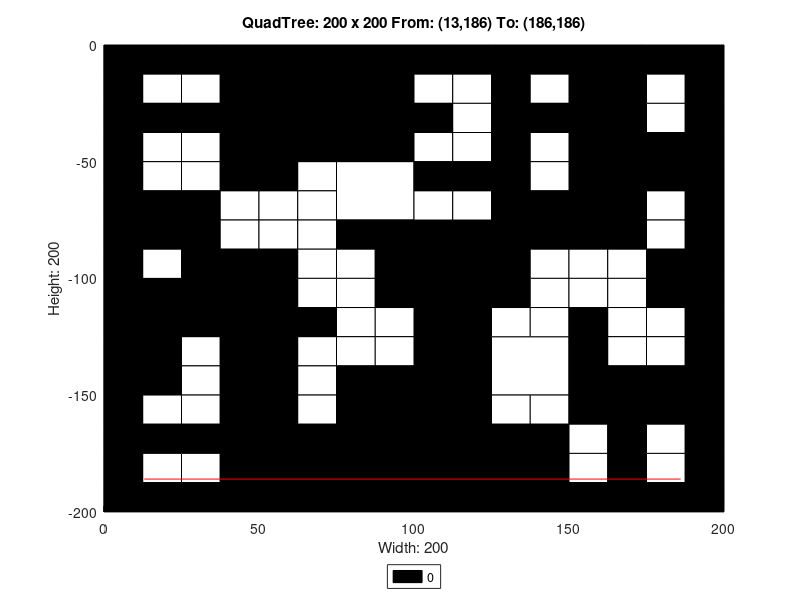

Reproduce this figure in MATLAB.
axis([0 200 -200 0]);
title('QuadTree: 200 x 200 From: (13,186) To: (186,186)');
xlabel('Width: 200');
ylabel('Height: 200');
rectangle('Position',[50 -50 50 50], 'FaceColor',[0 0 0]);
rectangle('Position',[75 -75 25 25], 'FaceColor',[1 1 1]);
rectangle('Position',[150 -25 25 25], 'FaceColor',[0 0 0]);
rectangle('Position',[150 -50 25 25], 'FaceColor',[0 0 0]);
rectangle('Position',[100 -100 25 25], 'FaceColor',[0 0 0]);
rectangle('Position',[150 -75 25 25], 'FaceColor',[0 0 0]);
rectangle('Position',[0 -125 25 25], 'FaceColor',[0 0 0]);
rectangle('Position',[25 -125 25 25], 'FaceColor',[0 0 0]);
rectangle('Position',[0 -150 25 25], 'FaceColor',[0 0 0]);
rectangle('Position',[75 -175 25 25], 'FaceColor',[0 0 0]);
rectangle('Position',[50 -200 25 25], 'FaceColor',[0 0 0]);
rectangle('Position',[75 -200 25 25], 'FaceColor',[0 0 0]);
rectangle('Position',[100 -125 25 25], 'FaceColor',[0 0 0]);
rectangle('Position',[100 -150 25 25], 'FaceColor',[0 0 0]);
rectangle('Position',[125 -150 25 25], 'FaceColor',[1 1 1]);
rectangle('Position',[100 -175 25 25], 'FaceColor',[0 0 0]);
rectangle('Position',[100 -200 25 25], 'FaceColor',[0 0 0]);
rectangle('Position',[125 -200 25 25], 'FaceColor',[0 0 0]);
rectangle('Position',[0 -12.5 12.5 12.5], 'FaceColor',[0 0 0]);
rectangle('Position',[12.5 -12.5 12.5 12.5], 'FaceColor',[0 0 0]);
rectangle('Position',[0 -25 12.5 12.5], 'FaceColor',[0 0 0]);
rectangle('Position',[12.5 -25 12.5 12.5], 'FaceColor',[1 1 1]);
rectangle('Position',[25 -12.5 12.5 12.5], 'FaceColor',[0 0 0]);
rectangle('Position',[37.5 -12.5 12.5 12.5], 'FaceColor',[0 0 0]);
rectangle('Position',[25 -25 12.5 12.5], 'FaceColor',[1 1 1]);
rectangle('Position',[37.5 -25 12.5 12.5], 'FaceColor',[0 0 0]);
rectangle('Position',[0 -37.5 12.5 12.5], 'FaceColor',[0 0 0]);
rectangle('Position',[12.5 -37.5 12.5 12.5], 'FaceColor',[0 0 0]);
rectangle('Position',[0 -50 12.5 12.5], 'FaceColor',[0 0 0]);
rectangle('Position',[12.5 -50 12.5 12.5], 'FaceColor',[1 1 1]);
rectangle('Position',[25 -37.5 12.5 12.5], 'FaceColor',[0 0 0]);
rectangle('Position',[37.5 -37.5 12.5 12.5], 'FaceColor',[0 0 0]);
rectangle('Position',[25 -50 12.5 12.5], 'FaceColor',[1 1 1]);
rectangle('Position',[37.5 -50 12.5 12.5], 'FaceColor',[0 0 0]);
rectangle('Position',[0 -62.5 12.5 12.5], 'FaceColor',[0 0 0]);
rectangle('Position',[12.5 -62.5 12.5 12.5], 'FaceColor',[1 1 1]);
rectangle('Position',[0 -75 12.5 12.5], 'FaceColor',[0 0 0]);
rectangle('Position',[12.5 -75 12.5 12.5], 'FaceColor',[0 0 0]);
rectangle('Position',[25 -62.5 12.5 12.5], 'FaceColor',[1 1 1]);
rectangle('Position',[37.5 -62.5 12.5 12.5], 'FaceColor',[0 0 0]);
rectangle('Position',[25 -75 12.5 12.5], 'FaceColor',[0 0 0]);
rectangle('Position',[37.5 -75 12.5 12.5], 'FaceColor',[1 1 1]);
rectangle('Position',[0 -87.5 12.5 12.5], 'FaceColor',[0 0 0]);
rectangle('Position',[12.5 -87.5 12.5 12.5], 'FaceColor',[0 0 0]);
rectangle('Position',[0 -100 12.5 12.5], 'FaceColor',[0 0 0]);
rectangle('Position',[12.5 -100 12.5 12.5], 'FaceColor',[1 1 1]);
rectangle('Position',[25 -87.5 12.5 12.5], 'FaceColor',[0 0 0]);
rectangle('Position',[37.5 -87.5 12.5 12.5], 'FaceColor',[1 1 1]);
rectangle('Position',[25 -100 12.5 12.5], 'FaceColor',[0 0 0]);
rectangle('Position',[37.5 -100 12.5 12.5], 'FaceColor',[0 0 0]);
rectangle('Position',[50 -62.5 12.5 12.5], 'FaceColor',[0 0 0]);
rectangle('Position',[62.5 -62.5 12.5 12.5], 'FaceColor',[1 1 1]);
rectangle('Position',[50 -75 12.5 12.5], 'FaceColor',[1 1 1]);
rectangle('Position',[62.5 -75 12.5 12.5], 'FaceColor',[1 1 1]);
rectangle('Position',[50 -87.5 12.5 12.5], 'FaceColor',[1 1 1]);
rectangle('Position',[62.5 -87.5 12.5 12.5], 'FaceColor',[1 1 1]);
rectangle('Position',[50 -100 12.5 12.5], 'FaceColor',[0 0 0]);
rectangle('Position',[62.5 -100 12.5 12.5], 'FaceColor',[1 1 1]);
rectangle('Position',[75 -87.5 12.5 12.5], 'FaceColor',[0 0 0]);
rectangle('Position',[87.5 -87.5 12.5 12.5], 'FaceColor',[0 0 0]);
rectangle('Position',[75 -100 12.5 12.5], 'FaceColor',[1 1 1]);
rectangle('Position',[87.5 -100 12.5 12.5], 'FaceColor',[0 0 0]);
rectangle('Position',[100 -12.5 12.5 12.5], 'FaceColor',[0 0 0]);
rectangle('Position',[112.5 -12.5 12.5 12.5], 'FaceColor',[0 0 0]);
rectangle('Position',[100 -25 12.5 12.5], 'FaceColor',[1 1 1]);
rectangle('Position',[112.5 -25 12.5 12.5], 'FaceColor',[1 1 1]);
rectangle('Position',[125 -12.5 12.5 12.5], 'FaceColor',[0 0 0]);
rectangle('Position',[137.5 -12.5 12.5 12.5], 'FaceColor',[0 0 0]);
rectangle('Position',[125 -25 12.5 12.5], 'FaceColor',[0 0 0]);
rectangle('Position',[137.5 -25 12.5 12.5], 'FaceColor',[1 1 1]);
rectangle('Position',[100 -37.5 12.5 12.5], 'FaceColor',[0 0 0]);
rectangle('Position',[112.5 -37.5 12.5 12.5], 'FaceColor',[1 1 1]);
rectangle('Position',[100 -50 12.5 12.5], 'FaceColor',[1 1 1]);
rectangle('Position',[112.5 -50 12.5 12.5], 'FaceColor',[1 1 1]);
rectangle('Position',[125 -37.5 12.5 12.5], 'FaceColor',[0 0 0]);
rectangle('Position',[137.5 -37.5 12.5 12.5], 'FaceColor',[0 0 0]);
rectangle('Position',[125 -50 12.5 12.5], 'FaceColor',[0 0 0]);
rectangle('Position',[137.5 -50 12.5 12.5], 'FaceColor',[1 1 1]);
rectangle('Position',[175 -12.5 12.5 12.5], 'FaceColor',[0 0 0]);
rectangle('Position',[187.5 -12.5 12.5 12.5], 'FaceColor',[0 0 0]);
rectangle('Position',[175 -25 12.5 12.5], 'FaceColor',[1 1 1]);
rectangle('Position',[187.5 -25 12.5 12.5], 'FaceColor',[0 0 0]);
rectangle('Position',[175 -37.5 12.5 12.5], 'FaceColor',[1 1 1]);
rectangle('Position',[187.5 -37.5 12.5 12.5], 'FaceColor',[0 0 0]);
rectangle('Position',[175 -50 12.5 12.5], 'FaceColor',[0 0 0]);
rectangle('Position',[187.5 -50 12.5 12.5], 'FaceColor',[0 0 0]);
rectangle('Position',[100 -62.5 12.5 12.5], 'FaceColor',[0 0 0]);
rectangle('Position',[112.5 -62.5 12.5 12.5], 'FaceColor',[0 0 0]);
rectangle('Position',[100 -75 12.5 12.5], 'FaceColor',[1 1 1]);
rectangle('Position',[112.5 -75 12.5 12.5], 'FaceColor',[1 1 1]);
rectangle('Position',[125 -62.5 12.5 12.5], 'FaceColor',[0 0 0]);
rectangle('Position',[137.5 -62.5 12.5 12.5], 'FaceColor',[1 1 1]);
rectangle('Position',[125 -75 12.5 12.5], 'FaceColor',[0 0 0]);
rectangle('Position',[137.5 -75 12.5 12.5], 'FaceColor',[0 0 0]);
rectangle('Position',[125 -87.5 12.5 12.5], 'FaceColor',[0 0 0]);
rectangle('Position',[137.5 -87.5 12.5 12.5], 'FaceColor',[0 0 0]);
rectangle('Position',[125 -100 12.5 12.5], 'FaceColor',[0 0 0]);
rectangle('Position',[137.5 -100 12.5 12.5], 'FaceColor',[1 1 1]);
rectangle('Position',[175 -62.5 12.5 12.5], 'FaceColor',[0 0 0]);
rectangle('Position',[187.5 -62.5 12.5 12.5], 'FaceColor',[0 0 0]);
rectangle('Position',[175 -75 12.5 12.5], 'FaceColor',[1 1 1]);
rectangle('Position',[187.5 -75 12.5 12.5], 'FaceColor',[0 0 0]);
rectangle('Position',[150 -87.5 12.5 12.5], 'FaceColor',[0 0 0]);
rectangle('Position',[162.5 -87.5 12.5 12.5], 'FaceColor',[0 0 0]);
rectangle('Position',[150 -100 12.5 12.5], 'FaceColor',[1 1 1]);
rectangle('Position',[162.5 -100 12.5 12.5], 'FaceColor',[1 1 1]);
rectangle('Position',[175 -87.5 12.5 12.5], 'FaceColor',[1 1 1]);
rectangle('Position',[187.5 -87.5 12.5 12.5], 'FaceColor',[0 0 0]);
rectangle('Position',[175 -100 12.5 12.5], 'FaceColor',[0 0 0]);
rectangle('Position',[187.5 -100 12.5 12.5], 'FaceColor',[0 0 0]);
rectangle('Position',[25 -137.5 12.5 12.5], 'FaceColor',[1 1 1]);
rectangle('Position',[37.5 -137.5 12.5 12.5], 'FaceColor',[0 0 0]);
rectangle('Position',[25 -150 12.5 12.5], 'FaceColor',[1 1 1]);
rectangle('Position',[37.5 -150 12.5 12.5], 'FaceColor',[0 0 0]);
rectangle('Position',[50 -112.5 12.5 12.5], 'FaceColor',[0 0 0]);
rectangle('Position',[62.5 -112.5 12.5 12.5], 'FaceColor',[1 1 1]);
rectangle('Position',[50 -125 12.5 12.5], 'FaceColor',[0 0 0]);
rectangle('Position',[62.5 -125 12.5 12.5], 'FaceColor',[0 0 0]);
rectangle('Position',[75 -112.5 12.5 12.5], 'FaceColor',[1 1 1]);
rectangle('Position',[87.5 -112.5 12.5 12.5], 'FaceColor',[0 0 0]);
rectangle('Position',[75 -125 12.5 12.5], 'FaceColor',[1 1 1]);
rectangle('Position',[87.5 -125 12.5 12.5], 'FaceColor',[1 1 1]);
rectangle('Position',[50 -137.5 12.5 12.5], 'FaceColor',[0 0 0]);
rectangle('Position',[62.5 -137.5 12.5 12.5], 'FaceColor',[1 1 1]);
rectangle('Position',[50 -150 12.5 12.5], 'FaceColor',[0 0 0]);
rectangle('Position',[62.5 -150 12.5 12.5], 'FaceColor',[1 1 1]);
rectangle('Position',[75 -137.5 12.5 12.5], 'FaceColor',[1 1 1]);
rectangle('Position',[87.5 -137.5 12.5 12.5], 'FaceColor',[1 1 1]);
rectangle('Position',[75 -150 12.5 12.5], 'FaceColor',[0 0 0]);
rectangle('Position',[87.5 -150 12.5 12.5], 'FaceColor',[0 0 0]);
rectangle('Position',[0 -162.5 12.5 12.5], 'FaceColor',[0 0 0]);
rectangle('Position',[12.5 -162.5 12.5 12.5], 'FaceColor',[1 1 1]);
rectangle('Position',[0 -175 12.5 12.5], 'FaceColor',[0 0 0]);
rectangle('Position',[12.5 -175 12.5 12.5], 'FaceColor',[0 0 0]);
rectangle('Position',[25 -162.5 12.5 12.5], 'FaceColor',[1 1 1]);
rectangle('Position',[37.5 -162.5 12.5 12.5], 'FaceColor',[0 0 0]);
rectangle('Position',[25 -175 12.5 12.5], 'FaceColor',[0 0 0]);
rectangle('Position',[37.5 -175 12.5 12.5], 'FaceColor',[0 0 0]);
rectangle('Position',[0 -187.5 12.5 12.5], 'FaceColor',[0 0 0]);
rectangle('Position',[12.5 -187.5 12.5 12.5], 'FaceColor',[1 1 1]);
rectangle('Position',[0 -200 12.5 12.5], 'FaceColor',[0 0 0]);
rectangle('Position',[12.5 -200 12.5 12.5], 'FaceColor',[0 0 0]);
rectangle('Position',[25 -187.5 12.5 12.5], 'FaceColor',[1 1 1]);
rectangle('Position',[37.5 -187.5 12.5 12.5], 'FaceColor',[0 0 0]);
rectangle('Position',[25 -200 12.5 12.5], 'FaceColor',[0 0 0]);
rectangle('Position',[37.5 -200 12.5 12.5], 'FaceColor',[0 0 0]);
rectangle('Position',[50 -162.5 12.5 12.5], 'FaceColor',[0 0 0]);
rectangle('Position',[62.5 -162.5 12.5 12.5], 'FaceColor',[1 1 1]);
rectangle('Position',[50 -175 12.5 12.5], 'FaceColor',[0 0 0]);
rectangle('Position',[62.5 -175 12.5 12.5], 'FaceColor',[0 0 0]);
rectangle('Position',[125 -112.5 12.5 12.5], 'FaceColor',[0 0 0]);
rectangle('Position',[137.5 -112.5 12.5 12.5], 'FaceColor',[1 1 1]);
rectangle('Position',[125 -125 12.5 12.5], 'FaceColor',[1 1 1]);
rectangle('Position',[137.5 -125 12.5 12.5], 'FaceColor',[1 1 1]);
rectangle('Position',[150 -112.5 12.5 12.5], 'FaceColor',[1 1 1]);
rectangle('Position',[162.5 -112.5 12.5 12.5], 'FaceColor',[1 1 1]);
rectangle('Position',[150 -125 12.5 12.5], 'FaceColor',[0 0 0]);
rectangle('Position',[162.5 -125 12.5 12.5], 'FaceColor',[1 1 1]);
rectangle('Position',[175 -112.5 12.5 12.5], 'FaceColor',[0 0 0]);
rectangle('Position',[187.5 -112.5 12.5 12.5], 'FaceColor',[0 0 0]);
rectangle('Position',[175 -125 12.5 12.5], 'FaceColor',[1 1 1]);
rectangle('Position',[187.5 -125 12.5 12.5], 'FaceColor',[0 0 0]);
rectangle('Position',[150 -137.5 12.5 12.5], 'FaceColor',[0 0 0]);
rectangle('Position',[162.5 -137.5 12.5 12.5], 'FaceColor',[1 1 1]);
rectangle('Position',[150 -150 12.5 12.5], 'FaceColor',[0 0 0]);
rectangle('Position',[162.5 -150 12.5 12.5], 'FaceColor',[0 0 0]);
rectangle('Position',[175 -137.5 12.5 12.5], 'FaceColor',[1 1 1]);
rectangle('Position',[187.5 -137.5 12.5 12.5], 'FaceColor',[0 0 0]);
rectangle('Position',[175 -150 12.5 12.5], 'FaceColor',[0 0 0]);
rectangle('Position',[187.5 -150 12.5 12.5], 'FaceColor',[0 0 0]);
rectangle('Position',[125 -162.5 12.5 12.5], 'FaceColor',[1 1 1]);
rectangle('Position',[137.5 -162.5 12.5 12.5], 'FaceColor',[1 1 1]);
rectangle('Position',[125 -175 12.5 12.5], 'FaceColor',[0 0 0]);
rectangle('Position',[137.5 -175 12.5 12.5], 'FaceColor',[0 0 0]);
rectangle('Position',[150 -162.5 12.5 12.5], 'FaceColor',[0 0 0]);
rectangle('Position',[162.5 -162.5 12.5 12.5], 'FaceColor',[0 0 0]);
rectangle('Position',[150 -175 12.5 12.5], 'FaceColor',[1 1 1]);
rectangle('Position',[162.5 -175 12.5 12.5], 'FaceColor',[0 0 0]);
rectangle('Position',[175 -162.5 12.5 12.5], 'FaceColor',[0 0 0]);
rectangle('Position',[187.5 -162.5 12.5 12.5], 'FaceColor',[0 0 0]);
rectangle('Position',[175 -175 12.5 12.5], 'FaceColor',[1 1 1]);
rectangle('Position',[187.5 -175 12.5 12.5], 'FaceColor',[0 0 0]);
rectangle('Position',[150 -187.5 12.5 12.5], 'FaceColor',[1 1 1]);
rectangle('Position',[162.5 -187.5 12.5 12.5], 'FaceColor',[0 0 0]);
rectangle('Position',[150 -200 12.5 12.5], 'FaceColor',[0 0 0]);
rectangle('Position',[162.5 -200 12.5 12.5], 'FaceColor',[0 0 0]);
rectangle('Position',[175 -187.5 12.5 12.5], 'FaceColor',[1 1 1]);
rectangle('Position',[187.5 -187.5 12.5 12.5], 'FaceColor',[0 0 0]);
rectangle('Position',[175 -200 12.5 12.5], 'FaceColor',[0 0 0]);
rectangle('Position',[187.5 -200 12.5 12.5], 'FaceColor',[0 0 0]);
X=[186,13];
Y=[-186,-186];
hold on;
plot(X,Y,'r');
legend('0','Location','southoutside');
